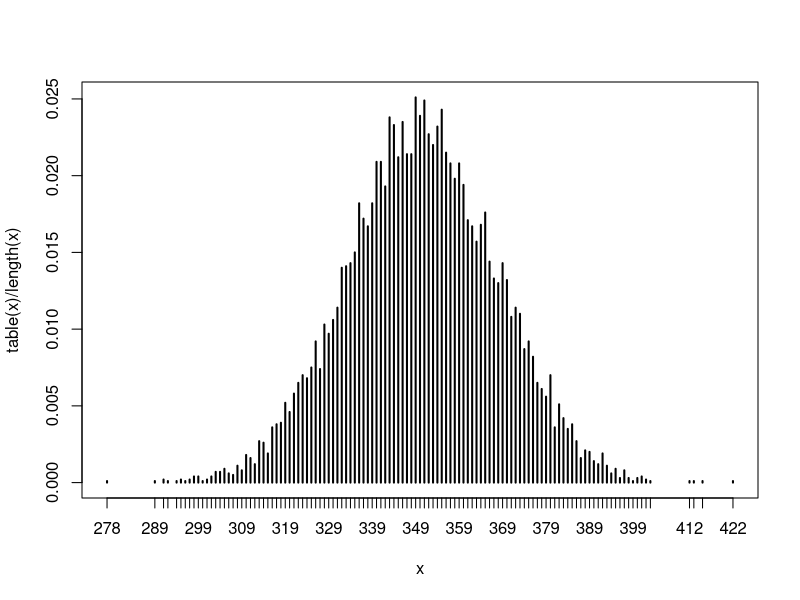
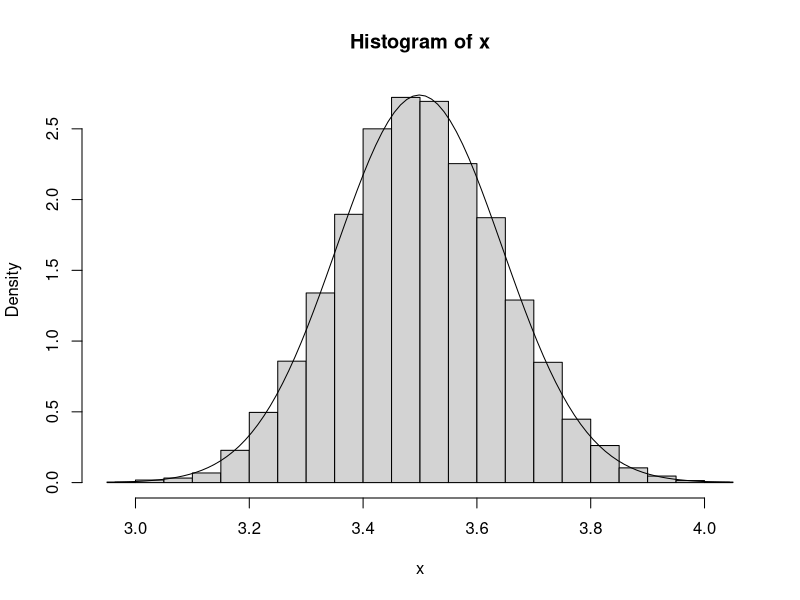
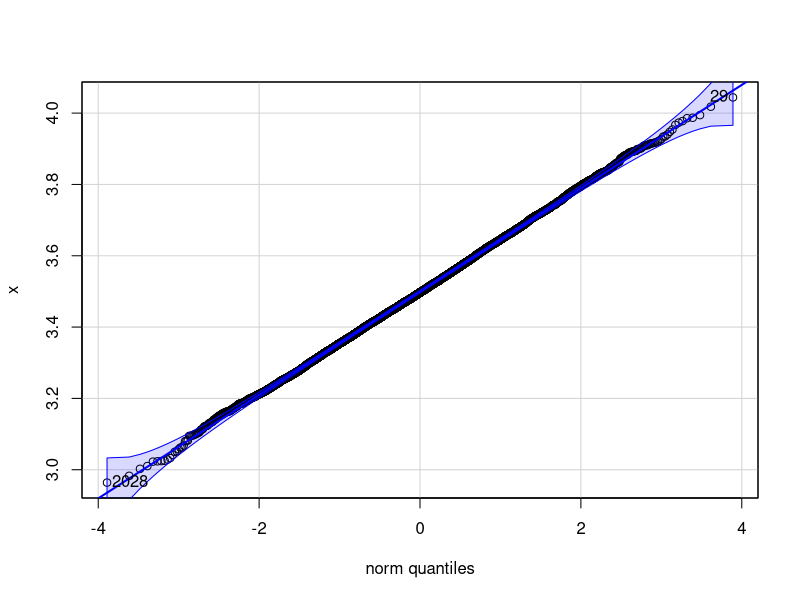

These figures' R source, in order:
x = rep(NA, 10000)
wid = 100
for (i in 1:length(x)){
  x[i] = sum(sample(1:6, wid, replace = TRUE))
}
mean(x)
var(x)
plot(table(x)/length(x), type='h')



x = rep(NA, 10000)
wid = 100
for (i in 1:length(x)){
  x[i] = mean(runif(wid, 1, 6))
}
mean(x)
var(x)
hist(x, freq = FALSE, 30)
xs = seq(min(x),max(x),length.out = 100)
lines(xs,dnorm(xs,mean(x),sd(x)))

library(car)
qqPlot(x)
